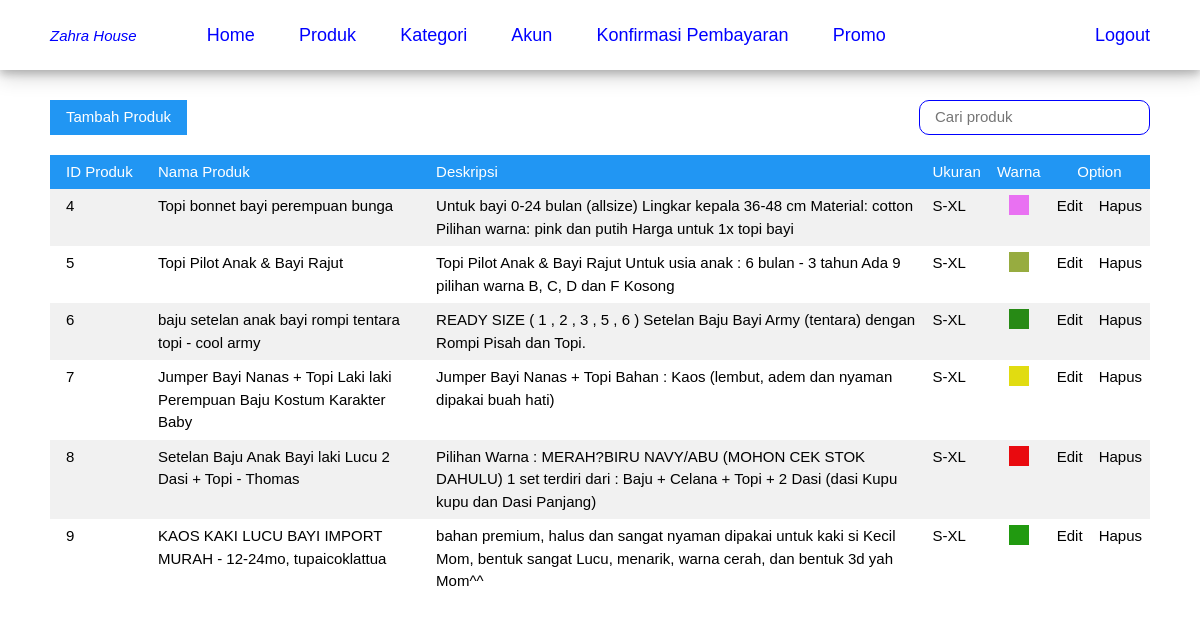
Before: /admin/product.php with the older database file.
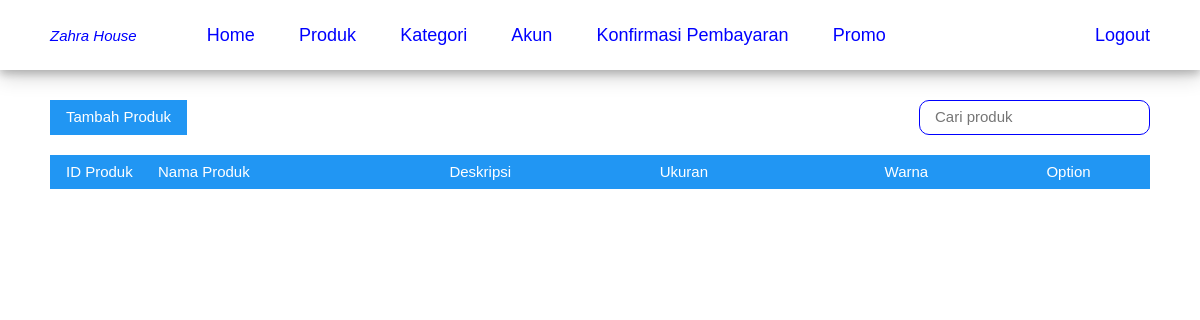
After: the same page with the newer database file.
### tables this page shows
CREATE TABLE `dataproduct` (
  `idProduct` smallint(5) UNSIGNED NOT NULL,
  `name` char(70) NOT NULL,
  `description` tinytext NOT NULL,
  `size` char(10) NOT NULL,
  `color` char(7) NOT NULL,
  `picture` char(50) NOT NULL
);

### admin/product.php (the view, shortened to what this page needs)
<?php
    include "../config/config.php";
?>
<!DOCTYPE html>
<html lang="en">
<head>
    <link rel="stylesheet" type="text/css" href="../style/w3.css">
    <link rel="stylesheet" type="text/css" href="../style/css.css">
    <link rel="stylesheet" type="text/css" href="../style/w3.css">
    <link rel="stylesheet" type="text/css" href="../style/css.css">
</head>
<body>
<?php
    include 'menu.php';
?>
<div class="isi">
  <button class="w3-btn w3-blue" onclick="document.getElementById('productAdd').style.display='block'">Tambah Produk</button>
  <input type="text" name="search" placeholder="Cari produk" class="search" style="margin: 0 0 20px 0; float: right;">
  <table class="w3-table w3-hoverable w3-striped">
    <tr class="w3-blue">
      <td style="width: 100px">ID Produk</td>
      <td>Nama Produk</td>
      <td>Deskripsi</td>
      <td>Ukuran</td>
      <td><center>Warna</center></td>
      <td colspan="2"><center>Option</center></td>
    </tr>
    <?php
	    $sql = "SELECT * FROM dataproduct";
        $query = $mysqli->query($sql);
        while($row = $query->fetch_assoc()){
    ?>
    <tr>
    	<td><?php echo $row['idProduct']; ?></td>
    	<td><?php echo $row['name']; ?></td>
    	<td><?php echo $row['description']; ?></td>
    	<td><?php echo $row['size']; ?></td>
    	<td style="padding-right: 20px; padding-left: 20px"><div style="padding: 10px; background-color:<?php echo $row['color']; ?>;"></div></td>
        <td><center><a class="option" onclick="editProduct(<?php echo $row['idProduct']; ?>)">Edit</a></center></td>
        <td><center><a onclick="productDelete(<?php echo $row['idProduct']; ?>,'<?php echo $row['name']; ?>')" class="option">Hapus</a></center></td>
    </tr>
    <?php
    	}
    ?>
  </table>
</div>
</body>
</html>

### admin/menu.php
<div class="header w3-card-4">
    <p class="toko"><i>Zahra House</i></p>
    <a href="index.php"><button>Home</button></a>
    <a href="product.php"><button>Produk</button></a>
    <a href="category.php"><button>Kategori</button></a>
    <a href="sosmed.php"><button>Akun</button></a>
    <a href="payment.php"><button>Konfirmasi Pembayaran</button></a>
    <a href="sale.php"><button>Promo</button></a>
    <a href="index.php?logout=true"><button style="float: right;">Logout</button></a>
</div>

### style/w3.css (style rules this page uses)
html { -ms-text-size-adjust:100%;-webkit-text-size-adjust:100% }
body { margin:0 }
a { -webkit-tap-highlight-color:transparent;background-color:transparent }
button,input,optgroup,select,textarea { color:inherit;font:inherit;margin:0 }
button { overflow:visible }
button,select { text-transform:none }
button,html input[type=button],input[type=reset],input[type=submit] { -webkit-appearance:button;cursor:pointer }
html,body { font-family:Verdana,sans-serif;font-size:15px;line-height:1.5 }
a { color:inherit }
table { border-collapse:collapse;border-spacing:0;width:100%;display:table }
table,th,td { border:none }
.w3-table td,.w3-table th,.w3-table-all td,.w3-table-all th { padding:6px 8px;display:table-cell;text-align:left;vertical-align:top }
.w3-table th:first-child,.w3-table td:first-child,.w3-table-all th:first-child,.w3-table-all td:first-child { padding-left:16px }
.w3-btn,.w3-btn-block { border:none;display:inline-block;outline:0;padding:6px 16px;vertical-align:middle;overflow:hidden;text-decoration:none !important;color:#fff;background-color:#000;text-align:center;cursor:pointer;white-space:nowrap }
.w3-btn,.w3-btn-floating,.w3-btn-floating-large { -webkit-touch-callout:none;-webkit-user-select:none;-khtml-user-select:none;-moz-user-select:none;-ms-user-select:none;user-select:none; }
.w3-navbar a,.w3-topnav a,.w3-sidenav a,.w3-dropnav a,.w3-pagination li a,.w3-hoverable tbody tr,.w3-btn,.w3-btn-floating,.w3-btn-floating-large,.w3-hover-opacity,.w3-hover-shadow,.w3-accordion-content a,.w3-dropdown-content a,.w3-dropdown-click:hover,.w3-dropdown-hover:hover,.w3-opennav,.w3-closenav,.w3-closebtn, .w3-hover-amber,.w3-hover-aqua,.w3-hover-blue,.w3-hover-light-blue,.w3-hover-brown,.w3-hover-cyan,.w3-hover-blue-grey,.w3-hover-green,.w3-hover-light-green,.w3-hover-indigo,.w3-hover-khaki,.w3-hover-lime,.w3-hover-orange,.w3-hover-deep-orange,.w3-hover-pink, .w3-hover-purple,.w3-hover-deep-purple,.w3-hover-red,.w3-hover-sand,.w3-hover-teal,.w3-hover-yellow,.w3-hover-white,.w3-hover-black,.w3-hover-grey,.w3-hover-light-grey,.w3-hover-dark-grey,.w3-hover-text-amber,.w3-hover-text-aqua,.w3-hover-text-blue,.w3-hover-text-light-blue, .w3-hover-text-brown,.w3-hover-text-cyan,.w3-hover-text-blue-grey,.w3-hover-text-green,.w3-hover-text-light-green,.w3-hover-text-indigo,.w3-hover-text-khaki,.w3-hover-text-lime,.w3-hover-text-orange,.w3-hover-text-deep-orange,.w3-hover-text-pink,.w3-hover-text-purple, .w3-hover-text-deep-purple,.w3-hover-text-red,.w3-hover-text-sand,.w3-hover-text-teal,.w3-hover-text-yellow,.w3-hover-text-white,.w3-hover-text-black,.w3-hover-text-grey,.w3-hover-text-light-grey,.w3-hover-text-dark-grey { -webkit-transition:all 0.3s ease;transition:all 0.3s ease }
.w3-card-4,.w3-hover-shadow:hover { box-shadow:0 4px 8px 0 rgba(0,0,0,0.2),0 6px 20px 0 rgba(0,0,0,0.19) !important }
.w3-blue,.w3-hover-blue:hover { color:#fff !important;background-color:#2196F3 !important }
.w3-striped tbody tr:nth-child(even) { background-color:#f1f1f1 }

### style/css.css (style rules this page uses)
.header { padding: 20px 30px 0 0; height: 70px; }
.toko { color: blue; float: left; margin: 5px 50px; }
.header button { margin-top: -20px; height: 70px; font-size: 18px; padding: 0 20px; }
.header button, .menuProfil a button { text-decoration: none; color: blue; background-color: white; border: none; }
.header a { text-decoration: none; width: 100%; color: blue; }
.search { margin: -5px 30px 0 0; border: 1px solid blue; border-radius: 10px; padding: 5px 15px; }
.isi { padding: 30px 50px; }
.option { text-decoration: none; cursor: pointer; }

Changed rows visible on the page:
removed dataproduct: idProduct "4", name "Topi bonnet bayi perempuan bunga", description "Untuk bayi 0-24 bulan (allsize) Lingkar kepala 36-48 cm Material: cotton Pilihan warna: pink dan putih Harga untuk 1x topi bayi", size "S-XL"
removed dataproduct: idProduct "5", name "Topi Pilot Anak & Bayi Rajut", description "Topi Pilot Anak & Bayi Rajut Untuk usia anak : 6 bulan - 3 tahun Ada 9 pilihan warna B, C, D dan F Kosong", size "S-XL"
removed dataproduct: idProduct "6", name "baju setelan anak bayi rompi tentara topi - cool army", description "READY SIZE ( 1 , 2 , 3 , 5 , 6 ) Setelan Baju Bayi Army (tentara) dengan Rompi Pisah dan Topi.", size "S-XL"
removed dataproduct: idProduct "7", name "Jumper Bayi Nanas + Topi Laki laki Perempuan Baju Kostum Karakter Baby", description "Jumper Bayi Nanas + Topi Bahan : Kaos (lembut, adem dan nyaman dipakai buah hati)", size "S-XL"
removed dataproduct: idProduct "8", name "Setelan Baju Anak Bayi laki Lucu 2 Dasi + Topi - Thomas", description "Pilihan Warna : MERAH?BIRU NAVY/ABU (MOHON CEK STOK DAHULU) 1 set terdiri dari : Baju + Celana + Topi + 2 Dasi (dasi Kupu kupu dan Dasi Panjang)", size "S-XL"
removed dataproduct: idProduct "9", name "KAOS KAKI LUCU BAYI IMPORT MURAH - 12-24mo, tupaicoklattua", description "bahan premium, halus dan sangat nyaman dipakai untuk kaki si Kecil Mom, bentuk sangat Lucu, menarik, warna cerah, dan bentuk 3d yah Mom^^", size "S-XL"
